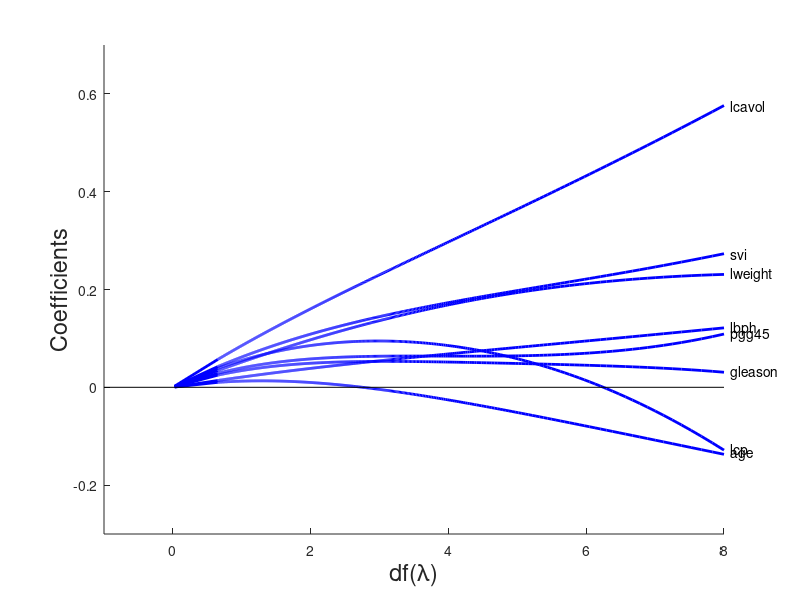
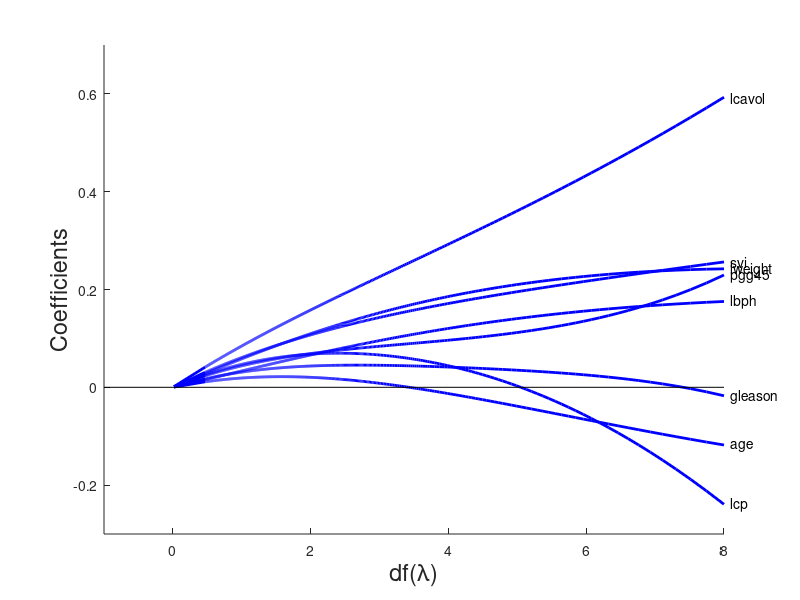

Write MATLAB code to recreate these figures, in order.
% Parameter: lcavol lweight age lbph svi lcp gleason pgg45 lpsa train (F/T)

function myRidge
  % =======
  % TASK 1
  % =======
 
  tra = standardize(dlmread('prostate-tra.mat', ' '));
  tes = standardize(dlmread('prostate-tes.mat', ' '));
  trates = standardize(dlmread('prostate-all.mat', ' '));

  % Convenience
  traIn = tra(:,1:end-1);
  tesIn = tes(:,1:end-1);
  tratesIn = trates(:,1:end-1);
  traOut = tra(:, end);
  tesOut = tes(:, end);
  tratesOut = trates(:, end);
 
  % Add 1 dimension for offset/bias
  traIn = [ones(size(tra, 1),1) traIn];
  tesIn = [ones(size(tes, 1),1) tesIn];
  tratesIn = [ones(size(trates, 1),1) tratesIn];
 
  % 1) Ridgeregression
  labs = [];
  labs = [labs ; cellstr(['lcavol'])];
  labs = [labs ; cellstr(['lweight'])];
  labs = [labs ; cellstr(['age'])];
  labs = [labs ; cellstr(['lbph'])];
  labs = [labs ; cellstr(['svi'])];
  labs = [labs ; cellstr(['lcp'])];
  labs = [labs ; cellstr(['gleason'])];
  labs = [labs ; cellstr(['pgg45'])];
 
  plotRidgeRegression(tratesOut, trates(:,1:end-1),labs, 'ridgeregression-all');
  plotRidgeRegression(traOut, tra(:,1:end-1),labs,'ridgeregression-tra');
 
  % =======
  % TASK 2
  % =======
 
  % read the ALL of the data
  all = dlmread('prostate-all.mat', ' ');
 
  % we consider only features 1, 5 and 7
  testn = all(1:10,[1 5 7]);
 
  % Add 1 dimension for offset/bias
  testn = [ones(size(testn, 1),1) testn];
 
  q = 50;   % number of sample picks per iteration
  bootstraps = [];
  for i = 1:100
    % pick 50 random indecies
    ran = randi([1,size(all,1)],q,1);
    % get the samples at the random indecies
    allIn  = all(ran,[1 5 7]);
    % get the actual values at the indecies
    allOut = all(ran,9);
    % Add 1 dimension for offset/bias
    allIn = [ones(size(allIn, 1),1) allIn];
    % compute linear regression and add to bootstrap list
    bootstraps = [bootstraps getWeightsLeastSquares(allIn, allOut)];
  end
 
  [m d] = computeConfidence(bootstraps, testn);
  fid = fopen('task2-results.txt','w');
  fprintf(fid, 'Mean and 2*standard deviation for the first %d samples\n', ...
          size(testn,1));
  for i = 1:size(testn,1)
    fprintf(fid, 'Sample %d\t| Mean = %f | 2 x standard deviation =  %f\n', i, m(i,:),d(i,:));
  end
 
  % =======
  % TASK 3
  % =======
 
  eight = load('pendigits8.txt');
  eight = eight(:,1:end-1);
  [m covarianceMatrix] = meanAndCov(eight);
  covarianceMatrix = covarianceMatrix/norm(covarianceMatrix);
  ran = randi([1,100],16,1)';
  ran = ran/norm(ran);
  for i = 1:10
    ran = ran * covarianceMatrix;
    ran = ran/norm(ran);
  end
  [eigenvectors, eigenvalues] = eig(covarianceMatrix);
  pc =eigenvectors(:,end)';
  fid = fopen('task3-results.txt','w');
  fprintf(fid, 'experiment. result \t| longest eigenvector\n');
  fprintf(fid, '-------------------------------------\n');
  for i = 1:size(ran,2)
    fprintf(fid, '%+.3f\t\t|\t%+.3f\n',ran(:,i),pc(:,i));
  end

end

function r = foldDigit(digit)
  r = [];
  for i = 1:2:16
    r = [r ; digit(:,i:i+1)];
  end
end

% Computes mean and covariance based on matrix with observations
% Input: rows with training data for one class
% Output: Mean (row vector) and covariance matrix (16x16)
function [m c] = meanAndCov(data)
  m = mean(data);
  c = cov(data);
  c = c + (0.0001 * eye(size(c)));
end

% use bootstraped data for prediction
function [m d] = computeConfidence(bootstraps, y)
  m = [];
  d = [];
  for i = 1:size(y,1)
    p = [];
    for j = 1:size(bootstraps,2)
      p = [p predict(bootstraps(:,j), y(i,:))];
    end
    m = [m ; mean(p)];
    d = [d ; 2*std(p)];
  end
end

% Standardize data by subtracting the mean and deviding by the standard
% deviation
function r = standardize(samples)
  m = mean(samples);
  sd = std(samples);
  for i = 1:size(samples,1)
    samples(i,:) = (samples(i,:) - m) ./ sd;
  end
  r = samples;
end

% Computes the ridge regression parameters
function a = ridgeRegression(y, samples, lambda)
  a = [];
  for i = 1:size(lambda,2)
    t = inv(samples'*samples + (lambda(:,i)*eye(size(samples'*samples))));
    a = [a (t * samples'*y)];
  end
end

% df(l) function from Hastie
function r = df(samples, lambda)
  r = [];
  for i = 1:size(lambda,2)
    t = inv(samples'*samples + (lambda(:,i)*eye(size(samples'*samples))));
    a = samples * t * samples';
    r = [r trace(a)];
  end
end

% plot the ridge regression
function r = plotRidgeRegression(y, samples, labels, filename)
  k = [0:1:1000 30000];
  data = ridgeRegression(y,samples,k);
  plt = figure();
  xlim([-1 8]);
  ylim([-0.3 0.7])
  hold on;
  plot(df(samples,k), data,'LineWidth',2,'Color','blue');
  for i = 1:size(labels,1)
    text(size(data,1)+0.1, data(i,1) ,labels(i,:),'FontSize',10);
  end
  line([-1 8],[0 0], 'Color', 'black')
  xlabel('df(\lambda)', 'FontSize', 17);
  ylabel('Coefficients', 'FontSize', 17);
  print(plt,'-depsc',[filename '.eps']);
end

% Least Squares Fitting based on samples and output column vector
function w = getWeightsLeastSquares(samples, y)
  % Compute pseudo-inverse matrix
  pseudo = getPseudoInverse(samples);
  w = pseudo * y;
end

% Get pseudo-inverse matrix, needed for least squares fitting
function p = getPseudoInverse(X)
  % very likely that inverse exists if we have many samples
  p = inv(X' * X) * X';
end

% Predicts value for input based on weights
% samples = list of row vectors
% weights = column-vector
function r = predict(weights, samples)
  r = samples * weights;
end

% Return Sum of squared errors
function e = sumSqError(weights, samples, y)
  deviation = y - predict(weights, samples);
  e = deviation' * deviation;
end

% Get Mean Squared Error MSE
function e = meanSqError(weights, samples, y)
  e = sumSqError(weights, samples, y) / size(samples,1);
end

% Mean absolute deviations/errors (MAD, LAE)
% Though we did not use least absolute deviations method...
function e = meanAbsDev(weights, samples, y)
  e = sum(abs(y - predict(weights, samples))) ...
   / size(samples,1);
end

% Print results of subset task
function printResults(results, combs, weights, fid)
  % sort by error rate
  k = size(combs,2);
  [results, I] = sortrows(results);
  combs = combs(I,:);
  weights = weights(I,:);

  fprintf(fid, '\nk=%d\n', k);
  for i=1:size(results,1)
    fprintf(fid,'%s\t%.3f\t%s\n', ...
      mat2str(combs(i,:),0), ...
      results(i,1), ...
      mat2str(weights(i,:),3));
  end
end

% Plot correlation of one feature with output.
function plotRegressionForFeature(tra, feature)
  X = [ones(size(tra, 1),1) tra(:,feature)];
  weights = getWeightsLeastSquares(X, tra(:, end));
  Y = predict(weights, X);
  h10 = figure();
  hold on;
  xlabel('input x (value of feature)', 'FontSize', 17);
  ylabel('output (predicted vs real value)', 'FontSize', 17);
  scatter(X(:,2), tra(:,end), 'bo', 'filled', 'Displayname', 'Real lpsa');
  scatter(X(:,2), Y, 300, 'r*', 'Displayname', 'Predicted lpsa');
  title(['Feature ' mat2str(feature)], 'FontSize', 30);
  print(h10,'-dpng',['task2-feature' mat2str(feature) '.png']);
end

function plotOutputDistribution(traOut, tesOut)
  h = figure();
  hold on;
  xlabel('lpsa value', 'FontSize', 15);
  ylabel('propability density function PDF', 'FontSize', 15);

  % Just look at both, train and test:
  out = [traOut ; tesOut];

  %Plot values
  scatter(out, zeros(size(out,1),1), 100, 'bo', 'filled');

  %plot probability density function
  mu = getMean(out)
  sigma = getCovar(out, mu);
  ix = mu-3*sigma:0.01:mu+3*sigma;
  iy = gaussDensity(mu, sigma, ix')';
  plot(ix,iy);
  text(mu, gaussDensity(mu, sigma, mu) ,['Mean = ' mat2str(mu,4)], 'FontSize', 15);

  print(h,'-dpng',['output-distribution-tes.png']);
end

% compute prob. density for normal distribution
function p = gaussDensity(mu, sigma, data)
  normalize = 1 / (sqrt(2*pi) * sigma);
  p = zeros(size(data,1), 1);
  for i=1:size(data,1)
    p(i) = normalize * exp( -(data(i)-mu)^2 / (sigma^2) );
  end
end

% Computes mean based on matrix with observations
% Input: rows with training data for one class
% Output: Mean (row vector)
function m = getMean(data)
  m = 1/size(data,1) * sum(data);
end


% Compute Covariance matrix
function s =              getCovar(samples, mu)
  % Normalize and compute covar
  samples = samples - (ones(size(samples,1),1) * mu);
  s = samples' * samples;
  s = s / size(samples,1);

  % make some noise;)
  s = s + (0.0001 * eye(size(s)));
end
